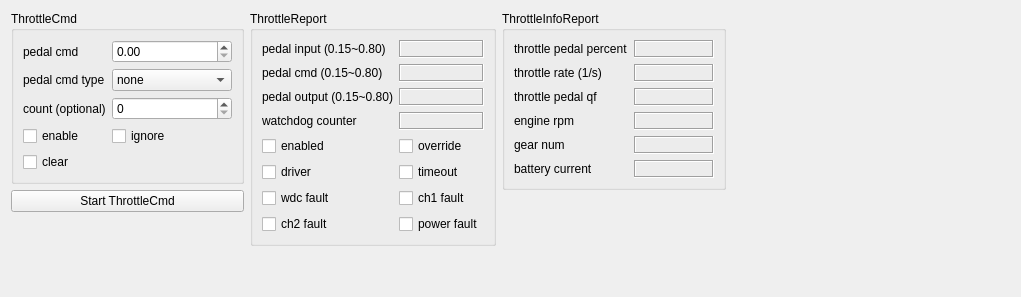
     <widget class="QWidget" name="tab_5">
      <attribute name="title">
       <string>Throttle</string>
      </attribute>
      <layout class="QHBoxLayout" name="horizontalLayout_3">
       <item>
        <layout class="QVBoxLayout" name="verticalLayout_12">
         <item>
          <widget class="QGroupBox" name="group_throttle_cmd">
           <property name="title">
            <string>ThrottleCmd </string>
           </property>
           <layout class="QGridLayout" name="gridLayout_10">
            <item row="1" column="1">
             <widget class="QComboBox" name="ThrottleCmd_pedal_cmd_type">
              <item>
               <property name="text">
                <string>none</string>
               </property>
              </item>
              <item>
               <property name="text">
                <string>pedal (0.15~0.8)</string>
               </property>
              </item>
              <item>
               <property name="text">
                <string>pecent (0~1)</string>
               </property>
              </item>
             </widget>
            </item>
            <item row="0" column="0">
             <widget class="QLabel" name="label_32">
              <property name="text">
               <string>pedal cmd</string>
              </property>
             </widget>
            </item>
            <item row="3" column="1">
             <widget class="QCheckBox" name="ThrottleCmd_ignore">
              <property name="text">
               <string>ignore</string>
              </property>
             </widget>
            </item>
            <item row="1" column="0">
             <widget class="QLabel" name="label_31">
              <property name="text">
               <string>pedal cmd type</string>
              </property>
             </widget>
            </item>
            <item row="3" column="0">
             <widget class="QCheckBox" name="ThrottleCmd_enable">
              <property name="text">
               <string>enable</string>
              </property>
             </widget>
            </item>
            <item row="2" column="0">
             <widget class="QLabel" name="label_51">
              <property name="text">
               <string>count (optional)</string>
              </property>
             </widget>
            </item>
            <item row="2" column="1">
             <widget class="QSpinBox" name="ThrottleCmd_count">
              <property name="maximum">
               <number>255</number>
              </property>
              <property name="singleStep">
               <number>1</number>
              </property>
             </widget>
            </item>
            <item row="0" column="1">
             <widget class="QDoubleSpinBox" name="ThrottleCmd_pedal_cmd">
              <property name="maximum">
               <double>1.000000000000000</double>
              </property>
              <property name="singleStep">
               <double>0.100000000000000</double>
              </property>
             </widget>
            </item>
            <item row="4" column="0">
             <widget class="QCheckBox" name="ThrottleCmd_clear">
              <property name="text">
               <string>clear</string>
              </property>
             </widget>
            </item>
           </layout>
          </widget>
         </item>
         <item>
          <widget class="QPushButton" name="ThrottleCmd_start">
           <property name="font">
            <font>
             <weight>50</weight>
             <bold>false</bold>
            </font>
           </property>
           <property name="text">
            <string>Start ThrottleCmd</string>
           </property>
           <property name="flat">
            <bool>false</bool>
           </property>
          </widget>
         </item>
         <item>
          <spacer name="verticalSpacer_7">
           <property name="orientation">
            <enum>Qt::Vertical</enum>
           </property>
           <property name="sizeHint" stdset="0">
            <size>
             <width>20</width>
             <height>40</height>
            </size>
           </property>
          </spacer>
         </item>
        </layout>
       </item>
       <item>
        <layout class="QVBoxLayout" name="verticalLayout_13">
         <item>
          <widget class="QGroupBox" name="group_throttle_report">
           <property name="title">
            <string>ThrottleReport</string>
           </property>
           <layout class="QGridLayout" name="gridLayout_11">
            <item row="3" column="2">
             <widget class="QLabel" name="label_34">
              <property name="text">
               <string>pedal input (0.15~0.80)</string>
              </property>
             </widget>
            </item>
            <item row="5" column="5">
             <widget class="QLabel" name="ThrottleReport_pedal_cmd">
              <property name="frameShape">
               <enum>QFrame::Box</enum>
              </property>
              <property name="frameShadow">
               <enum>QFrame::Sunken</enum>
              </property>
              <property name="text">
               <string/>
              </property>
             </widget>
            </item>
            <item row="5" column="2">
             <widget class="QLabel" name="label_33">
              <property name="text">
               <string>pedal cmd (0.15~0.80)</string>
              </property>
             </widget>
            </item>
            <item row="3" column="5">
             <widget class="QLabel" name="ThrottleReport_pedal_input">
              <property name="frameShape">
               <enum>QFrame::Box</enum>
              </property>
              <property name="frameShadow">
               <enum>QFrame::Sunken</enum>
              </property>
              <property name="text">
               <string/>
              </property>
             </widget>
            </item>
            <item row="8" column="5">
             <widget class="QCheckBox" name="ThrottleReport_override">
              <property name="focusPolicy">
               <enum>Qt::NoFocus</enum>
              </property>
              <property name="text">
               <string>override</string>
              </property>
             </widget>
            </item>
            <item row="7" column="2">
             <widget class="QLabel" name="label_52">
              <property name="text">
               <string>watchdog counter</string>
              </property>
             </widget>
            </item>
            <item row="7" column="5">
             <widget class="QLabel" name="ThrottleReport_watchdog_counter">
              <property name="frameShape">
               <enum>QFrame::Box</enum>
              </property>
              <property name="frameShadow">
               <enum>QFrame::Sunken</enum>
              </property>
              <property name="text">
               <string/>
              </property>
             </widget>
            </item>
            <item row="10" column="5">
             <widget class="QCheckBox" name="ThrottleReport_fault_ch1">
              <property name="focusPolicy">
               <enum>Qt::NoFocus</enum>
              </property>
              <property name="text">
               <string>ch1 fault</string>
              </property>
             </widget>
            </item>
            <item row="8" column="2">
             <widget class="QCheckBox" name="ThrottleReport_enabled">
              <property name="focusPolicy">
               <enum>Qt::NoFocus</enum>
              </property>
              <property name="text">
               <string>enabled</string>
              </property>
             </widget>
            </item>
            <item row="9" column="2">
             <widget class="QCheckBox" name="ThrottleReport_driver">
              <property name="focusPolicy">
               <enum>Qt::NoFocus</enum>
              </property>
              <property name="text">
               <string>driver</string>
              </property>
             </widget>
            </item>
            <item row="9" column="5">
             <widget class="QCheckBox" name="ThrottleReport_timeout">
              <property name="focusPolicy">
               <enum>Qt::NoFocus</enum>
              </property>
              <property name="text">
               <string>timeout</string>
              </property>
             </widget>
            </item>
            <item row="10" column="2">
             <widget class="QCheckBox" name="ThrottleReport_fault_wdc">
              <property name="focusPolicy">
               <enum>Qt::NoFocus</enum>
              </property>
              <property name="text">
               <string>wdc fault</string>
              </property>
             </widget>
            </item>
            <item row="6" column="2">
             <widget class="QLabel" name="label_30">
              <property name="text">
               <string>pedal output (0.15~0.80)</string>
              </property>
             </widget>
            </item>
            <item row="6" column="5">
             <widget class="QLabel" name="ThrottleReport_pedal_output">
              <property name="frameShape">
               <enum>QFrame::Box</enum>
              </property>
              <property name="frameShadow">
               <enum>QFrame::Sunken</enum>
              </property>
              <property name="text">
               <string/>
              </property>
             </widget>
            </item>
            <item row="11" column="5">
             <widget class="QCheckBox" name="ThrottleReport_fault_power">
              <property name="focusPolicy">
               <enum>Qt::NoFocus</enum>
              </property>
              <property name="text">
               <string>power fault</string>
              </property>
             </widget>
            </item>
            <item row="11" column="2">
             <widget class="QCheckBox" name="ThrottleReport_fault_ch2">
              <property name="focusPolicy">
               <enum>Qt::NoFocus</enum>
              </property>
              <property name="text">
               <string>ch2 fault</string>
              </property>
             </widget>
            </item>
           </layout>
          </widget>
         </item>
         <item>
          <spacer name="verticalSpacer_8">
           <property name="orientation">
            <enum>Qt::Vertical</enum>
           </property>
           <property name="sizeHint" stdset="0">
            <size>
             <width>20</width>
             <height>40</height>
            </size>
           </property>
          </spacer>
         </item>
        </layout>
       </item>
       <item>
        <layout class="QVBoxLayout" name="verticalLayout_14">
         <item>
          <widget class="QGroupBox" name="group_throttle_info_report">
           <property name="title">
            <string>ThrottleInfoReport</string>
           </property>
           <layout class="QGridLayout" name="gridLayout_13">
            <item row="5" column="1">
             <widget class="QLabel" name="ThrottleInfoReport_gear_num">
              <property name="minimumSize">
               <size>
                <width>80</width>
                <height>0</height>
               </size>
              </property>
              <property name="frameShape">
               <enum>QFrame::Box</enum>
              </property>
              <property name="frameShadow">
               <enum>QFrame::Sunken</enum>
              </property>
              <property name="text">
               <string/>
              </property>
             </widget>
            </item>
            <item row="4" column="1">
             <widget class="QLabel" name="ThrottleInfoReport_engine_rpm">
              <property name="minimumSize">
               <size>
                <width>80</width>
                <height>0</height>
               </size>
              </property>
              <property name="frameShape">
               <enum>QFrame::Box</enum>
              </property>
              <property name="frameShadow">
               <enum>QFrame::Sunken</enum>
              </property>
              <property name="text">
               <string/>
              </property>
             </widget>
            </item>
            <item row="0" column="1">
             <widget class="QLabel" name="ThrottleInfoReport_throttle_pc">
              <property name="frameShape">
               <enum>QFrame::Box</enum>
              </property>
              <property name="frameShadow">
               <enum>QFrame::Sunken</enum>
              </property>
              <property name="text">
               <string/>
              </property>
             </widget>
            </item>
            <item row="2" column="1">
             <widget class="QLabel" name="ThrottleInfoReport_throttle_rate">
              <property name="minimumSize">
               <size>
                <width>80</width>
                <height>0</height>
               </size>
              </property>
              <property name="frameShape">
               <enum>QFrame::Box</enum>
              </property>
              <property name="frameShadow">
               <enum>QFrame::Sunken</enum>
              </property>
              <property name="text">
               <string/>
              </property>
             </widget>
            </item>
            <item row="0" column="0">
             <widget class="QLabel" name="label_53">
              <property name="text">
               <string>throttle pedal percent</string>
              </property>
             </widget>
            </item>
            <item row="4" column="0">
             <widget class="QLabel" name="label_56">
              <property name="text">
               <string>engine rpm    </string>
              </property>
             </widget>
            </item>
            <item row="3" column="1">
             <widget class="QLabel" name="ThrottleInfoReport_throttle_pedal_qf">
              <property name="minimumSize">
               <size>
                <width>80</width>
                <height>0</height>
               </size>
              </property>
              <property name="frameShape">
               <enum>QFrame::Box</enum>
              </property>
              <property name="frameShadow">
               <enum>QFrame::Sunken</enum>
              </property>
              <property name="text">
               <string/>
              </property>
             </widget>
            </item>
            <item row="3" column="0">
             <widget class="QLabel" name="label_55">
              <property name="text">
               <string>throttle pedal qf </string>
              </property>
             </widget>
            </item>
            <item row="2" column="0">
             <widget class="QLabel" name="label_54">
              <property name="text">
               <string>throttle rate (1/s)</string>
              </property>
             </widget>
            </item>
            <item row="5" column="0">
             <widget class="QLabel" name="label_57">
              <property name="text">
               <string>gear num</string>
              </property>
             </widget>
            </item>
            <item row="6" column="0">
             <widget class="QLabel" name="label_62">
              <property name="text">
               <string>battery current</string>
              </property>
             </widget>
            </item>
            <item row="6" column="1">
             <widget class="QLabel" name="ThrottleInfoReport_batt_curr">
              <property name="frameShape">
               <enum>QFrame::Box</enum>
              </property>
              <property name="frameShadow">
               <enum>QFrame::Sunken</enum>
              </property>
              <property name="text">
               <string/>
              </property>
             </widget>
            </item>
           </layout>
          </widget>
         </item>
         <item>
          <spacer name="verticalSpacer_9">
           <property name="orientation">
            <enum>Qt::Vertical</enum>
           </property>
           <property name="sizeHint" stdset="0">
            <size>
             <width>20</width>
             <height>40</height>
            </size>
           </property>
          </spacer>
         </item>
        </layout>
       </item>
       <item>
        <spacer name="horizontalSpacer_3">
         <property name="orientation">
          <enum>Qt::Horizontal</enum>
         </property>
         <property name="sizeHint" stdset="0">
          <size>
           <width>284</width>
           <height>20</height>
          </size>
         </property>
        </spacer>
       </item>
      </layout>
     </widget>
